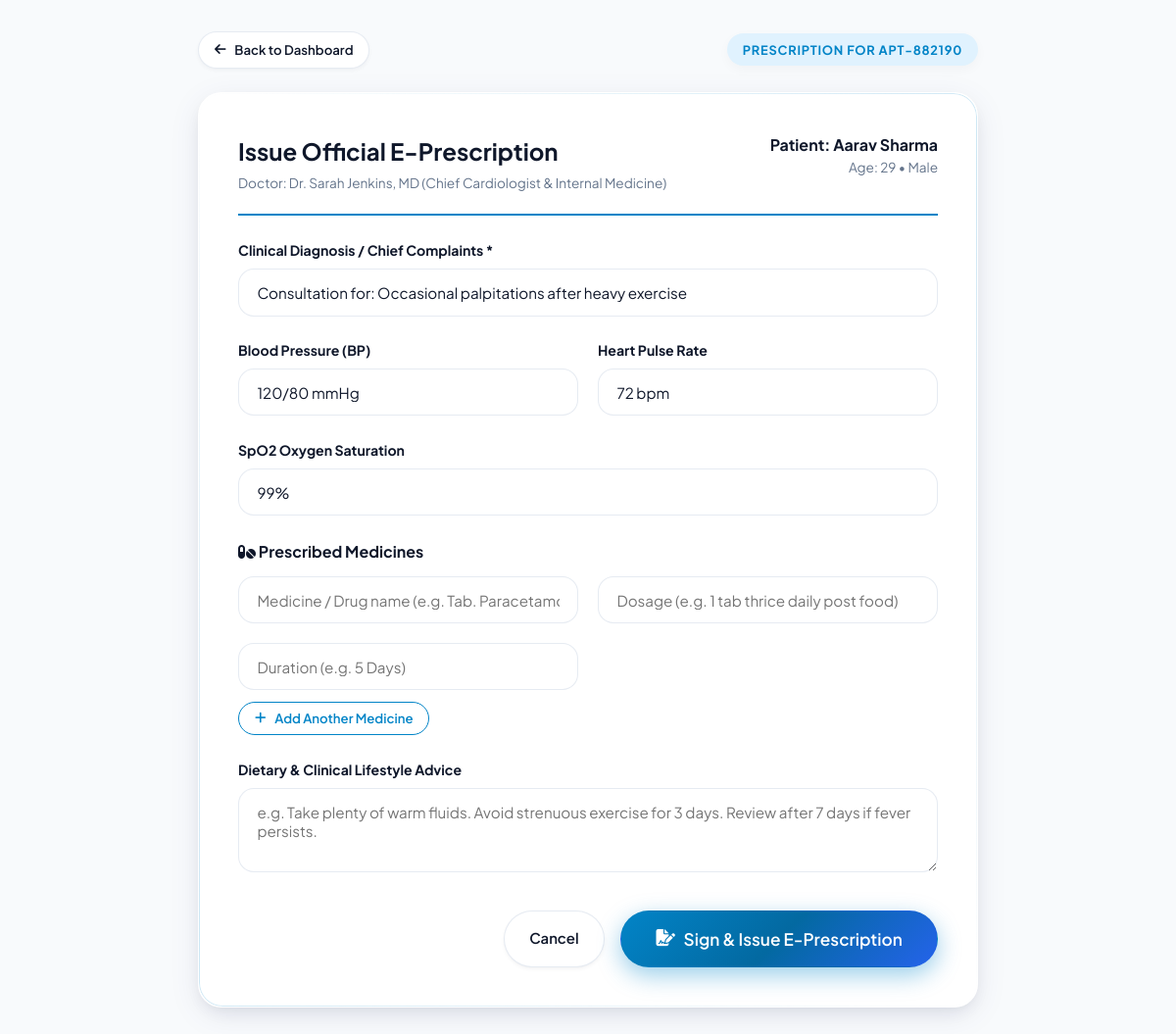
The page /doctor/appointment/APT-882190/prescribe/ (signed in) on the database its author committed.
### clinic_app/models.py (models this page shows, shortened)
class Appointment(models.Model):
    STATUS_CHOICES = (
        ('Pending', 'Pending'),
        ('Confirmed', 'Confirmed'),
        ('Completed', 'Completed'),
        ('Cancelled', 'Cancelled')
    )
    MODE_CHOICES = (
        ('online', 'Online Slot'),
        ('offline', 'Offline Clinic Walk-In')
    )
    appointment_id = models.CharField(max_length=50, unique=True) # e.g. APT-892182
    doctor = models.ForeignKey(Doctor, on_delete=models.CASCADE, related_name='appointments')
    patient = models.ForeignKey(Patient, on_delete=models.CASCADE, related_name='appointments', null=True, blank=True)
    patient_name = models.CharField(max_length=150)
    patient_email = models.EmailField()
    patient_phone = models.CharField(max_length=25)
    patient_age = models.IntegerField(default=30)
    patient_gender = models.CharField(max_length=20, default='Male')
    appointment_date = models.DateField()
    slot_time = models.CharField(max_length=30) # e.g. "10:00 AM"
    booking_mode = models.CharField(max_length=20, choices=MODE_CHOICES, default='online')
    status = models.CharField(max_length=30, choices=STATUS_CHOICES, default='Confirmed')
    symptoms = models.TextField(blank=True, default='')
    consultation_fee = models.DecimalField(max_digits=10, decimal_places=2, default=500.00)
    created_at = models.DateTimeField(auto_now_add=True)
    class Meta:
        ordering = ['-appointment_date', '-created_at']

class Doctor(models.Model):
    doctor_id = models.CharField(max_length=50, unique=True) # e.g. DOC101
    password = models.CharField(max_length=128) # For doctor portal login
    name = models.CharField(max_length=150)
    specialty = models.CharField(max_length=150)
    fee = models.DecimalField(max_digits=10, decimal_places=2, default=500.00)
    experience = models.CharField(max_length=50, default='10+ Yrs')
    rating = models.DecimalField(max_digits=3, decimal_places=1, default=4.9)
    reviews_count = models.IntegerField(default=100)
    image_url = models.TextField(blank=True, default='')
    available_days = models.CharField(max_length=200, default='Mon, Tue, Wed, Thu, Fri')
    slots_json = models.TextField(default='["09:00 AM", "10:00 AM", "11:30 AM", "02:00 PM", "04:00 PM", "05:30 PM"]')
    created_at = models.DateTimeField(auto_now_add=True)

### clinic_app/views.py (the view, shortened to what this page needs)
# urls.py: path('doctor/appointment/<str:appointment_id>/prescribe/', views.create_doctor_eprescription, name='create_doctor_eprescription'),
@csrf_exempt
def create_doctor_eprescription(request, appointment_id):
    doc_id = request.session.get('doctor_id')
    if not doc_id:
        return redirect('doctor_login')
    appt = get_object_or_404(Appointment, appointment_id=appointment_id)
    return render(request, 'admin_panel/create_prescription.html', {'appointment': appt})

### templates/admin_panel/create_prescription.html (shortened to what this page needs)
<!DOCTYPE html>
<html lang="en">
<head>
    <link rel="stylesheet" href="https://cdnjs.cloudflare.com/ajax/libs/font-awesome/6.5.1/css/all.min.css">
    <link rel="stylesheet" href="/static/css/style.css">
    <link rel="stylesheet" href="/css/style.css">
</head>
<body style="background: #f8fafc; padding: 2rem 0;">
    <div class="container" style="max-width: 860px;">
        <div style="margin-bottom: 1.5rem; display: flex; justify-content: space-between; align-items: center;">
            <a href="/doctor/dashboard/" class="btn btn-secondary btn-sm">
                <i class="fas fa-arrow-left"></i> Back to Dashboard
            </a>
            <span class="badge-tag badge-primary" style="margin: 0;">Prescription for {{ appointment.appointment_id }}</span>
        </div>
        <div class="glass-card" style="padding: 2.5rem; background: #fff;">
            <div style="border-bottom: 2px solid #0284c7; padding-bottom: 1.25rem; margin-bottom: 1.5rem; display: flex; justify-content: space-between;">
                <div>
                    <h2 style="color: #0f172a; margin: 0;">Issue Official E-Prescription</h2>
                    <p style="color: #64748b; font-size: 0.85rem; margin-top: 0.2rem;">Doctor: {{ appointment.doctor.name }} ({{ appointment.doctor.specialty }})</p>
                </div>
                <div style="text-align: right;">
                    <strong>Patient: {{ appointment.patient_name }}</strong>
                    <p style="font-size: 0.85rem; color: #64748b; margin: 0;">Age: {{ appointment.patient_age }} • {{ appointment.patient_gender }}</p>
                </div>
            </div>
            <form method="POST">
                <div class="form-group">
                    <label class="form-label">Clinical Diagnosis / Chief Complaints *</label>
                    <input type="text" name="diagnosis" class="form-control" value="Consultation for: {{ appointment.symptoms|default:'General Assessment' }}" required>
                </div>
                <div class="form-row">
                    <div class="form-group">
                        <label class="form-label">Blood Pressure (BP)</label>
                        <input type="text" name="bp" class="form-control" value="120/80 mmHg">
                    </div>
                    <div class="form-group">
                        <label class="form-label">Heart Pulse Rate</label>
                        <input type="text" name="pulse" class="form-control" value="72 bpm">
                    </div>
                </div>
                <div class="form-group">
                    <label class="form-label">SpO2 Oxygen Saturation</label>
                    <input type="text" name="spo2" class="form-control" value="99%">
                </div>
                <h4 style="margin: 1.5rem 0 0.75rem 0;"><i class="fas fa-pills text-primary"></i> Prescribed Medicines</h4>
                <div id="medicine-rows-container">
                    <div class="form-row med-row" style="margin-bottom: 0.75rem;">
                        <input type="text" name="med_name[]" class="form-control" placeholder="Medicine / Drug name (e.g. Tab. Paracetamol 650mg)" required style="flex: 2;">
                        <input type="text" name="med_dosage[]" class="form-control" placeholder="Dosage (e.g. 1 tab thrice daily post food)" required style="flex: 2;">
                        <input type="text" name="med_duration[]" class="form-control" placeholder="Duration (e.g. 5 Days)" required style="flex: 1;">
                    </div>
                </div>
                <button type="button" class="btn btn-outline btn-sm" onclick="addMedRow()" style="margin-bottom: 1.5rem;">
                    <i class="fas fa-plus"></i> Add Another Medicine
                </button>
                <div class="form-group">
                    <label class="form-label">Dietary & Clinical Lifestyle Advice</label>
                    <textarea name="advice" class="form-control" rows="3" placeholder="e.g. Take plenty of warm fluids. Avoid strenuous exercise for 3 days. Review after 7 days if fever persists."></textarea>
                </div>
                <div style="display: flex; justify-content: flex-end; gap: 1rem; margin-top: 2rem;">
                    <a href="/doctor/dashboard/" class="btn btn-secondary">Cancel</a>
                    <button type="submit" class="btn btn-primary btn-lg">
                        <i class="fas fa-file-signature"></i> Sign & Issue E-Prescription
                    </button>
                </div>
            </form>
        </div>
    </div>
</body>
</html>

### css/style.css (style rules this page uses)
:root { --primary: #0284c7; --primary-gradient: linear-gradient(135deg, #0284c7 0%, #0369a1 50%, #2563eb 100%); --primary-light: #e0f2fe; --primary-glow: rgba(2, 132, 199, 0.4); --primary-glow-lg: 0 15px 35px -5px rgba(2, 132, 199, 0.45); --secondary: #0d9488; --secondary-gradient: linear-gradient(135deg, #0d9488 0%, #0f766e 100%); --secondary-light: #ccfbf1; --secondary-glow: rgba(13, 148, 136, 0.35); --accent: #6366f1; --accent-gradient: linear-gradient(135deg, #6366f1 0%, #8b5cf6 50%, #d946ef 100%); --accent-glow: rgba(99, 102, 241, 0.35); --success: #10b981; --success-light: #d1fae5; --warning: #f59e0b; --warning-light: #fef3c7; --danger: #ef4444; --danger-light: #fee2e2; --bg-main: #f8fafc; --bg-surface: #ffffff; --bg-card: rgba(255, 255, 255, 0.85); --border-color: rgba(226, 232, 240, 0.85); --border-glow: rgba(2, 132, 199, 0.25); --text-primary: #0f172a; --text-secondary: #475569; --text-muted: #94a3b8; --text-inverted: #ffffff; --shadow-sm: 0 2px 4px rgba(15, 23, 42, 0.04), 0 1px 2px rgba(15, 23, 42, 0.02); --shadow-md: 0 8px 20px -3px rgba(15, 23, 42, 0.07), 0 3px 8px -2px rgba(15, 23, 42, 0.04); --shadow-lg: 0 16px 36px -4px rgba(15, 23, 42, 0.1), 0 6px 14px -3px rgba(15, 23, 42, 0.05); --shadow-xl: 0 28px 65px -12px rgba(15, 23, 42, 0.16); --shadow-glass: 0 8px 32px 0 rgba(31, 38, 135, 0.08); --radius-sm: 10px; --radius-md: 16px; --radius-lg: 24px; --radius-xl: 32px; --radius-full: 9999px; --transition-fast: 0.25s cubic-bezier(0.16, 1, 0.3, 1); --transition-smooth: 0.4s cubic-bezier(0.16, 1, 0.3, 1); --transition-bounce: 0.55s cubic-bezier(0.34, 1.56, 0.64, 1); }
* { margin: 0; padding: 0; box-sizing: border-box; font-family: 'Plus Jakarta Sans', -apple-system, BlinkMacSystemFont, 'Segoe UI', Roboto, sans-serif; -webkit-font-smoothing: antialiased; }
html { scroll-behavior: smooth; }
body { background-color: var(--bg-main); color: var(--text-primary); line-height: 1.6; overflow-x: hidden; position: relative; min-height: 100vh; }
.container { max-width: 1280px; margin: 0 auto; padding: 0 1.75rem; }
.btn { position: relative; overflow: hidden; display: inline-flex; align-items: center; justify-content: center; gap: 0.55rem; padding: 0.8rem 1.6rem; border-radius: var(--radius-full); font-weight: 600; font-size: 0.93rem; cursor: pointer; border: 1px solid transparent; transition: all var(--transition-fast); text-decoration: none; z-index: 1; }
.btn-primary { background: var(--primary-gradient); color: #fff; box-shadow: 0 8px 24px var(--primary-glow); }
.btn-secondary { background: var(--bg-surface); color: var(--text-primary); border: 1px solid var(--border-color); box-shadow: var(--shadow-sm); }
.btn-outline { background: transparent; color: var(--primary); border: 1.8px solid var(--primary); }
.btn-sm { padding: 0.45rem 1rem; font-size: 0.825rem; }
.btn-lg { padding: 1.05rem 2.2rem; font-size: 1.075rem; }
.glass-card { background: var(--bg-card); backdrop-filter: blur(18px); -webkit-backdrop-filter: blur(18px); border: 1px solid rgba(255, 255, 255, 0.9); border-radius: var(--radius-lg); box-shadow: var(--shadow-md), var(--shadow-glass); transition: all var(--transition-smooth); position: relative; }
.glass-card::before { content: ''; position: absolute; inset: 0; border-radius: inherit; padding: 1px; background: linear-gradient(135deg, rgba(255, 255, 255, 0.8), rgba(2, 132, 199, 0.2), rgba(255, 255, 255, 0.4)); -webkit-mask: linear-gradient(#fff 0 0) content-box, linear-gradient(#fff 0 0); -webkit-mask-composite: xor; mask-composite: exclude; pointer-events: none; }
.badge-tag { display: inline-flex; align-items: center; gap: 0.45rem; padding: 0.4rem 1rem; border-radius: var(--radius-full); font-size: 0.8rem; font-weight: 700; text-transform: uppercase; letter-spacing: 0.06em; margin-bottom: 0.95rem; box-shadow: 0 4px 12px rgba(0, 0, 0, 0.03); }
.badge-primary { background: var(--primary-light); color: var(--primary); }
.form-group { margin-bottom: 1.45rem; }
.form-label { display: block; font-size: 0.88rem; font-weight: 700; margin-bottom: 0.5rem; color: var(--text-primary); }
.form-control { width: 100%; padding: 0.85rem 1.15rem; border-radius: var(--radius-md); border: 1.5px solid var(--border-color); background: #fff; font-size: 0.95rem; color: var(--text-primary); transition: all var(--transition-fast); outline: none; }
.form-row { display: grid; grid-template-columns: 1fr 1fr; gap: 1.25rem; }
@media (min-width: 1200px) { .container { max-width: 1320px; padding: 0 2rem; } }

### rows shown on the page
Appointment: appointment_id "APT-882190", doctor.name "Dr. Sarah Jenkins, MD", doctor.specialty "Chief Cardiologist & Internal Medicine", patient_name "Aarav Sharma", patient_age "29", patient_gender "Male", diagnosis "Consultation for: Occasional palpitations after heavy exercise"
